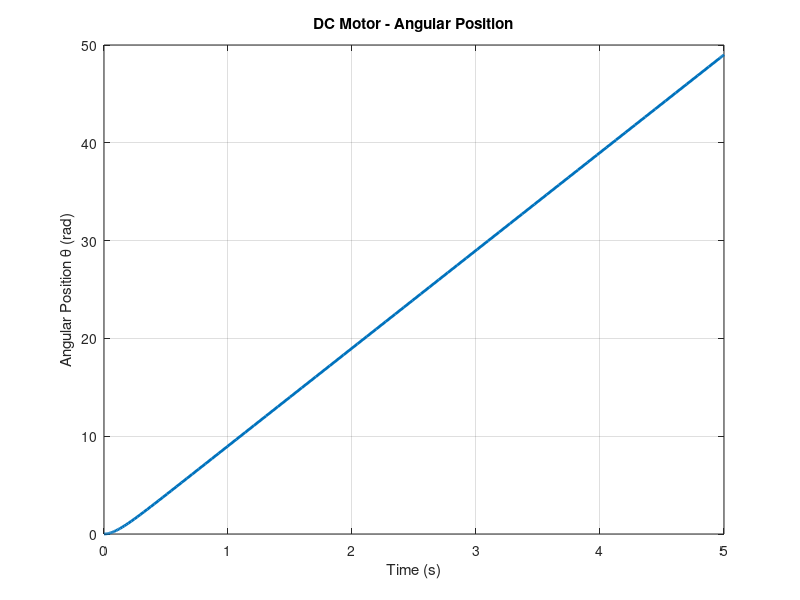
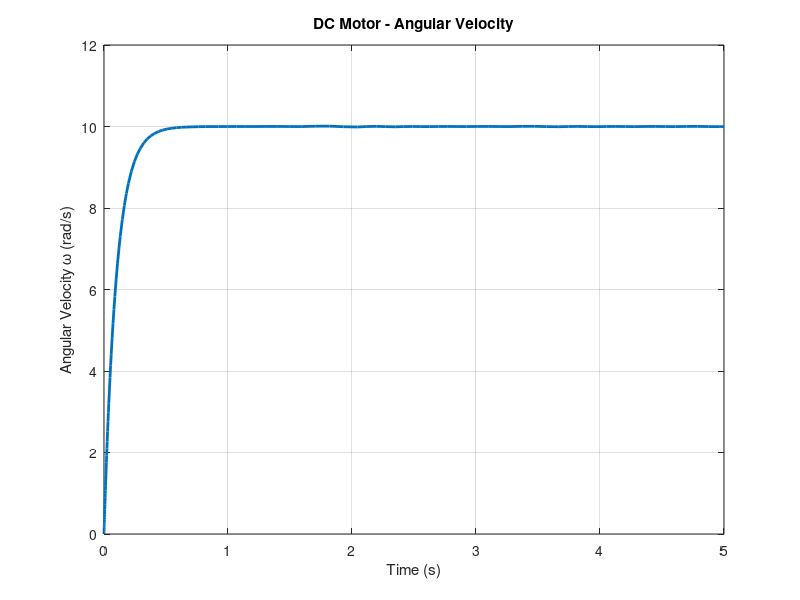

Write MATLAB code to recreate these figures, in order.
%% CONTROL SYSTEM 05 - DC MOTOR
% Mechanical model of a DC motor

clear;
clc;
close all;

%% Motor parameters
J = 0.01;       % Rotor inertia
b = 0.1;        % Viscous friction coefficient
K = 1;          % Motor torque constant
i = 1;          % Motor current (A)

%% Simulation time
tspan = [0 5];

%% Initial conditions
% x(1) = angular position
% x(2) = angular velocity

x0 = [0; 0];

%% DC Motor differential equation
motor_system = @(t,x) [
    x(2);
    (K*i - b*x(2))/J
];

%% Solve using ODE45
[t,x] = ode45(motor_system,tspan,x0);

%% Extract results
theta = x(:,1);
omega = x(:,2);

%% Plot angular position
figure;

plot(t,theta,'LineWidth',2);

grid on;

xlabel('Time (s)');
ylabel('Angular Position \theta (rad)');
title('DC Motor - Angular Position');

%% Plot angular velocity
figure;

plot(t,omega,'LineWidth',2);

grid on;

xlabel('Time (s)');
ylabel('Angular Velocity \omega (rad/s)');
title('DC Motor - Angular Velocity');

%% Display final values
fprintf('Final Angular Position: %.2f rad\n', theta(end));
fprintf('Final Angular Velocity: %.2f rad/s\n', omega(end));
